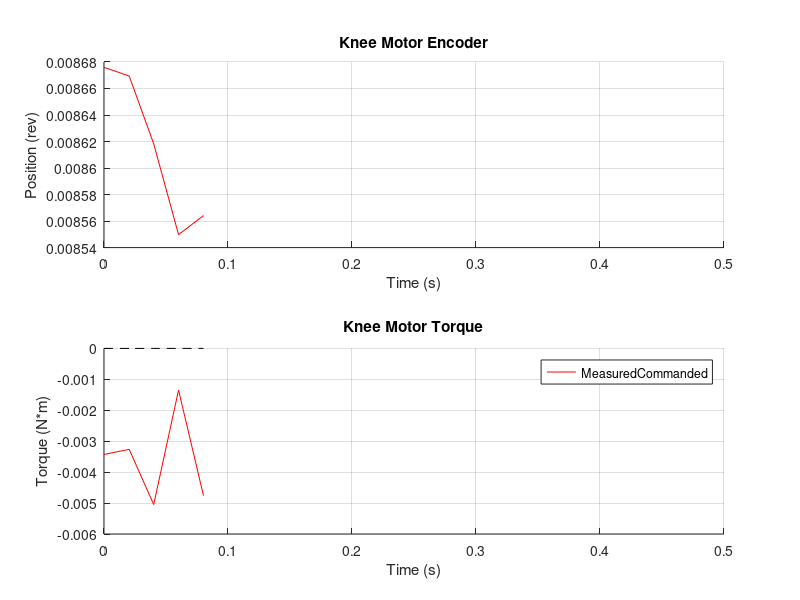
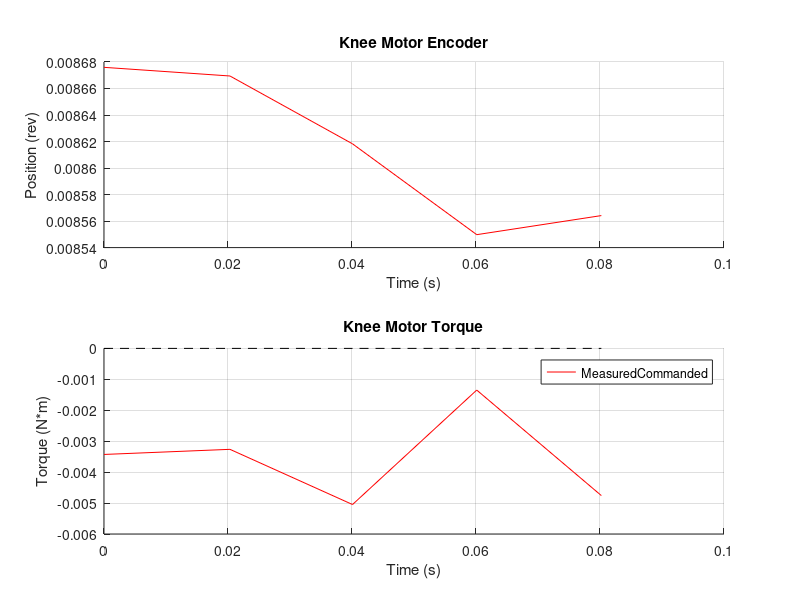

The MATLAB script that drew these images, in order:
% Knee joint = motor_data.motor_pos(:,1)
% Hip joint = motor_data.motor_pos(:,2)

close all; clear all;
load("mane_pd_v1_trq-sin_ws.mat")

figure()

subplot(2,1,1)
hold on
plot(motor_data.time, motor_data.motor_pos(:,1), '-r');
title("Knee Motor Encoder"); xlabel("Time (s)"); ylabel("Position (rev)")
grid on; xlim([0 0.5]);

subplot(2,1,2)
hold on
plot(motor_data.time, motor_data.motor_trq(:,1), '-r');
plot(motor_data.time, motor_data.motor_trq_cmd(:,1), '--k');
title("Knee Motor Torque"); xlabel("Time (s)"); ylabel("Torque (N*m)")
legend(["Measured","Commanded"])
grid on; xlim([0 0.5]);

figure()

subplot(2,1,1)
hold on
plot(motor_data.time, motor_data.motor_pos(:,1), '-r');
title("Knee Motor Encoder"); xlabel("Time (s)"); ylabel("Position (rev)")
grid on;

subplot(2,1,2)
hold on
plot(motor_data.time, motor_data.motor_trq(:,1), '-r');
plot(motor_data.time, motor_data.motor_trq_cmd(:,1), '--k');
title("Knee Motor Torque"); xlabel("Time (s)"); ylabel("Torque (N*m)")
legend(["Measured","Commanded"])
grid on;

% figure()
% hold on
% plot(motor_data.time, motor_data.motor_pos(:,2), '-r');
% title("Motor 2 Encoder"); xlabel("Time (s)"); ylabel("Position (rev)")
% grid on
% 
% figure()
% hold on
% plot(motor_data.time, motor_data.motor_pos_cmd(:,1), '--k');
% plot(motor_data.time, motor_data.motor_pos(:,1), '-r');
% title("Motor 1 Encoder")
% xlabel("Time (s)")
% ylabel("Position (rev)")
% legend(["Commanded", "Encoder Estimate"])
% 
% figure()
% hold on
% plot(motor_data.time, motor_data.motor_pos_cmd(:,2), '--k');
% plot(motor_data.time, motor_data.motor_pos(:,2), '-r');
% title("Motor 2 Encoder")
% xlabel("Time (s)")
% ylabel("Position (rev)")
% legend(["Commanded", "Encoder Estimate"])